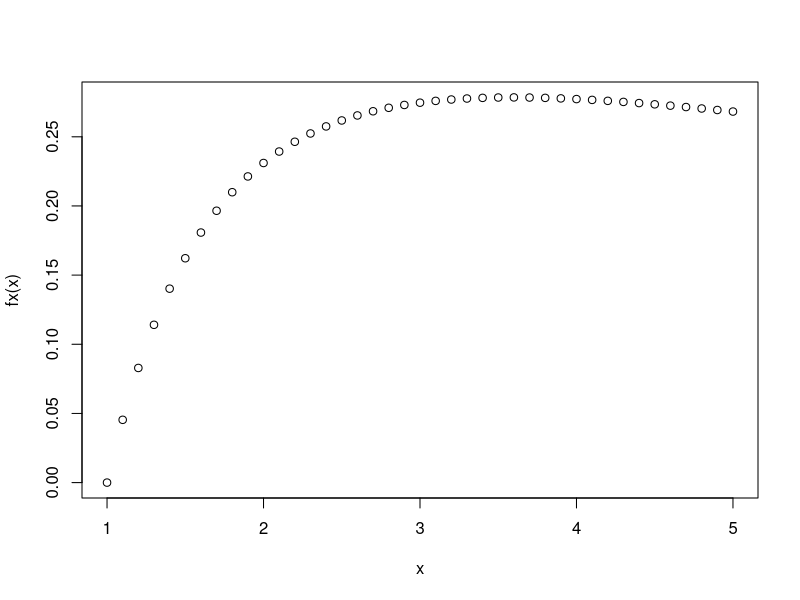
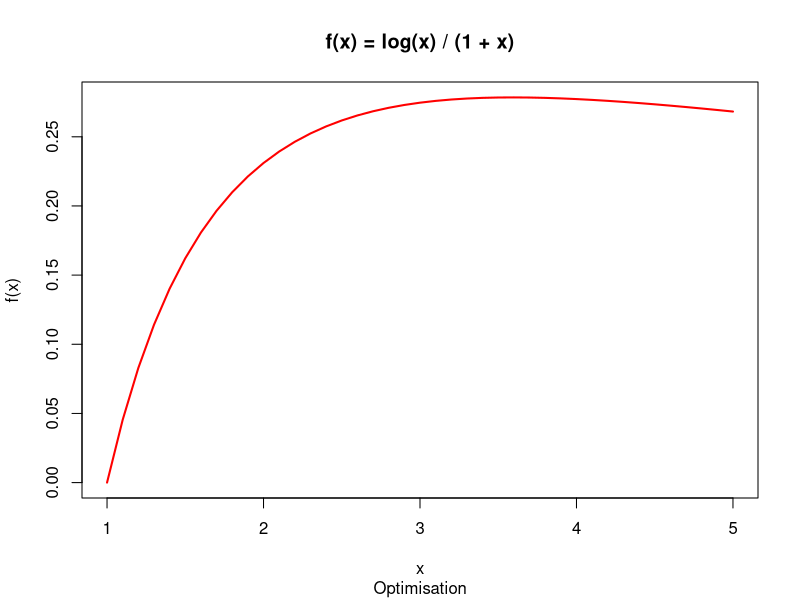
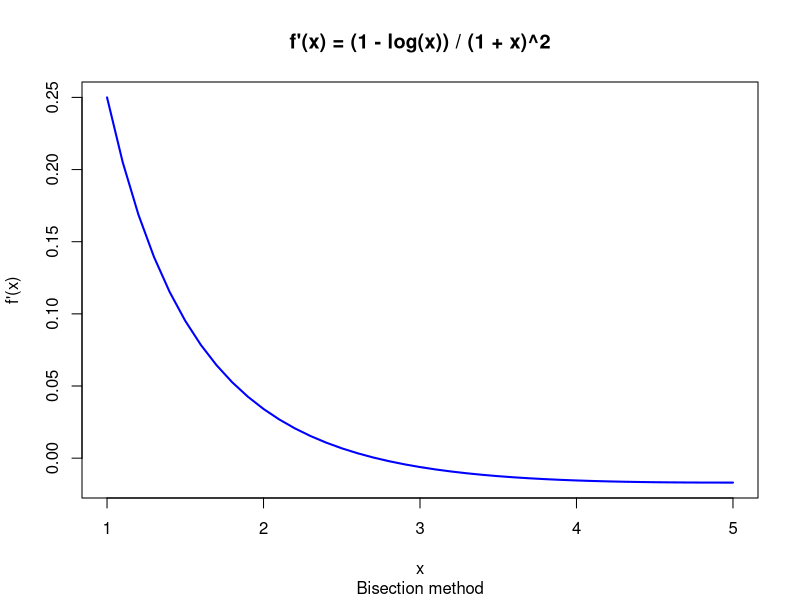
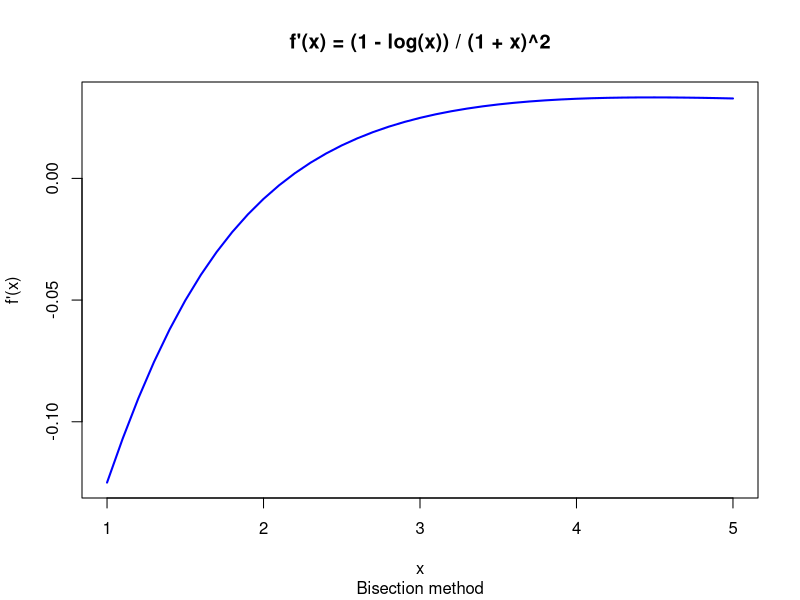

The R source for these figures, in order: (Note: this script raises an error after producing the figures.)
fx <- function(x) {
    return(log(x) / (1 + x))
}

fx(-1)

x <- seq(1, 5, by = 0.1)
x
fx(x)

plot(x, fx(x))
plot(x, fx(x), type = "l", col = "red", lwd = 2, xlab = "x", ylab = "f(x)", main = "f(x) = log(x) / (1 + x)", sub = "Optimisation")

# bisection method

fx_prime <- function(x) {
    return((1 - log(x)) / (1 + x)^2)
}

fx_prime_2 <- function(x) {
    return((2 * x * log(x) - 2 * x + 1) / (1 + x)^3)
}

plot(x, fx_prime(x), type = "l", col = "blue", lwd = 2, xlab = "x", ylab = "f'(x)", main = "f'(x) = (1 - log(x)) / (1 + x)^2", sub = "Bisection method")
plot(x, fx_prime_2(x), type = "l", col = "blue", lwd = 2, xlab = "x", ylab = "f'(x)", main = "f'(x) = (1 - log(x)) / (1 + x)^2", sub = "Bisection method")

x0 <- (a0 + b0) / 2

# Newton-Raphson method
newton_raphson <- function(f, f_prime, x0, tol = 1e-7, max_iter = 1000) {
    x <- x0
    for (i in 1:max_iter) {
        x_new <- x - f(x) / f_prime(x)
        if (abs(x_new - x) < tol) {
            return(x_new)
        }
        x <- x_new
    }
    stop("Newton-Raphson method did not converge")
}

# Example usage
x0 <- 2 # Initial guess
root <- newton_raphson(fx, fx_prime, x0)
cat("Root found by Newton-Raphson method:", root, "\n")

x1 <- x0 - fx(x0) / fx_prime(x0)
